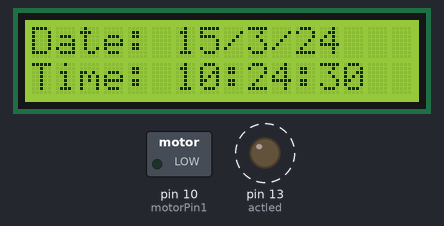
The sketch below on a simulated Arduino Uno, built with avr-gcc and run on an emulated ATmega328P. Shown: 16×2 character LCD, switched loads named in the sketch (green lamp = pin HIGH), output pins drawn as LEDs (lit = HIGH). Wiring (inferred from the names in the program): DS1307 clock at I2C address 0x68. Dashed ring = blinking. The local clock reads 2024-03-15 10:24:30 at power-on unless the sketch sets it.

Above: at 0.1 s.
At 10.0 s:
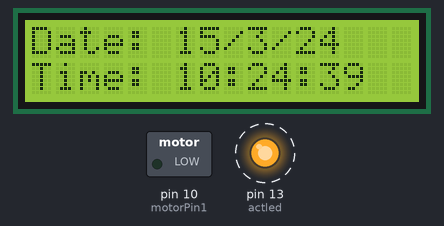
At 19.3 s:
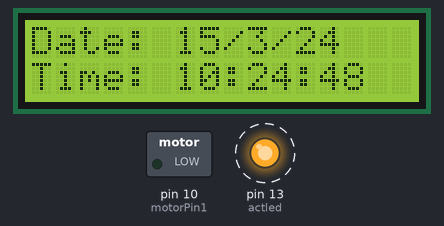
At 38.9 s:
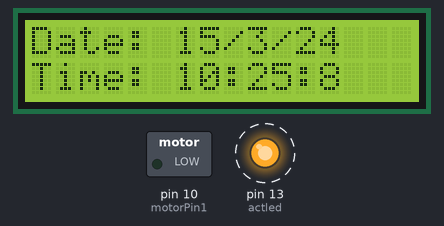
Timing chart, 0 to 40.0 s (numbered marks = the images above):
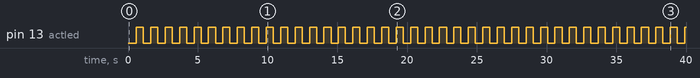

The sketch:

final_p_pump.ino
```cpp
/*
 Модуль перистальтического насоса с LCD (16х2) RTC и отдельным БП
 Время включения, и время работы программируется в скетче.
 На экране высвечивается дата и время, срабатывание насоса и объем.
 Created 30 Dec. 2015
 by Andrey Chernyshov
 */

#include <Wire.h>
#define DS1307_I2C_ADDRESS 0x68
#include <LiquidCrystal_I2C.h>
LiquidCrystal_I2C lcd(0x3F,16,2);
byte decToBcd(byte val)
{
return ( (val/10*16) + (val%10) );
}

byte bcdToDec(byte val)
{
return ( (val/16*10) + (val%16) );
}

void setDateDs1307(
byte second,
byte minute,
byte hour,
byte dayOfWeek,
byte dayOfMonth,
byte month,
byte year)
{
Wire.beginTransmission(DS1307_I2C_ADDRESS);
Wire.write(0);
Wire.write(decToBcd(second));
Wire.write(decToBcd(minute));
Wire.write(decToBcd(hour));
Wire.write(decToBcd(dayOfWeek));
Wire.write(decToBcd(dayOfMonth));
Wire.write(decToBcd(month));
Wire.write(decToBcd(year));
Wire.endTransmission();
}

void getDateDs1307(
byte *second,
byte *minute,
byte *hour,
byte *dayOfWeek,
byte *dayOfMonth,
byte *month,
byte *year)
{

Wire.beginTransmission(DS1307_I2C_ADDRESS);
Wire.write(0);
Wire.endTransmission();
Wire.requestFrom(DS1307_I2C_ADDRESS, 7);

*second = bcdToDec(Wire.read() & 0x7f);
*minute = bcdToDec(Wire.read());
*hour = bcdToDec(Wire.read() & 0x3f);
*dayOfWeek = bcdToDec(Wire.read());
*dayOfMonth = bcdToDec(Wire.read());
*month = bcdToDec(Wire.read());
*year = bcdToDec(Wire.read());
}

int motorPin1 = 10;

int actled = 13;

void setup()
{
byte second, minute, hour, dayOfWeek, dayOfMonth, month, year;
pinMode(motorPin1, OUTPUT);

pinMode(actled, OUTPUT);
Wire.begin();
lcd.begin(16,2);


}


void loop()
{
byte second, minute, hour, dayOfWeek, dayOfMonth, month, year;
lcd.backlight();
getDateDs1307(&second, &minute, &hour, &dayOfWeek, &dayOfMonth, &month, &year);
lcd.print("Date: ");
lcd.print(dayOfMonth, DEC);
lcd.print("/");
lcd.print(month, DEC);
lcd.print("/");
lcd.print(year, DEC);
lcd.print(" ");

lcd.setCursor(0, 1);

lcd.print("Time: ");
lcd.print(hour, DEC);
lcd.print(":");
lcd.print(minute, DEC);
lcd.print(":");
lcd.print(second, DEC);
lcd.print("");

delay(500);
analogWrite(actled, 255);
delay(500);
lcd.clear();

if((hour == 14)&&(minute == 07)&&(second == 00))//задаем время начала работы насоса
{

lcd.clear();
lcd.setCursor(0, 0);
lcd.print(" Reeline Co Ltd");
lcd.setCursor(0, 1);
lcd.print("Pump 100ml");
lcd.print(" ");
lcd.print("*On*");
analogWrite(motorPin1, 255);
delay(10000); // 1000 = aprox 1 ml//задаем время работы насоса то есть объем жидкости
analogWrite(motorPin1, 0);
lcd.clear();
}

else{
lcd.clear();
analogWrite(motorPin1, 0);
analogWrite(actled, 0);

}

}
```

Measured:
- by itself, pin 13 (actled): alternates HIGH for 0.51 s and LOW for 0.53 s
- what the display in image 1 shows lasts 1.0 s, from 9.4 s to 10.4 s
